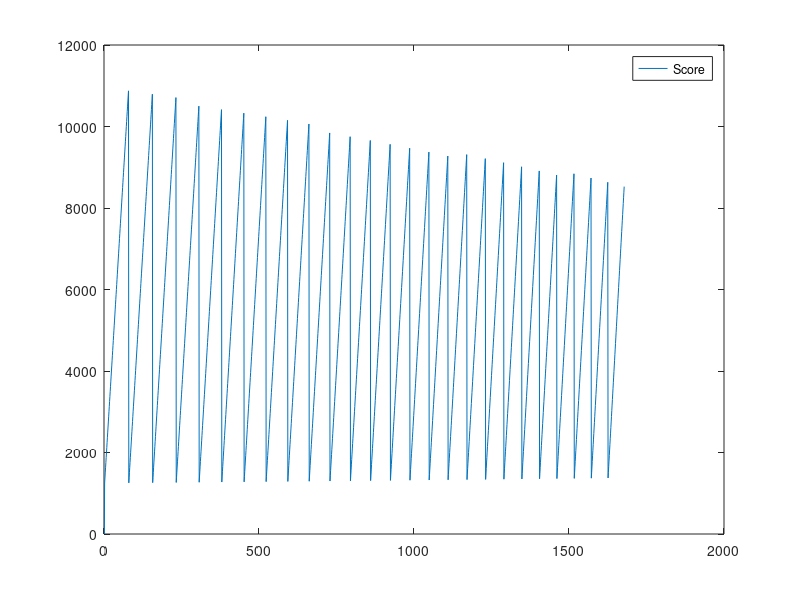
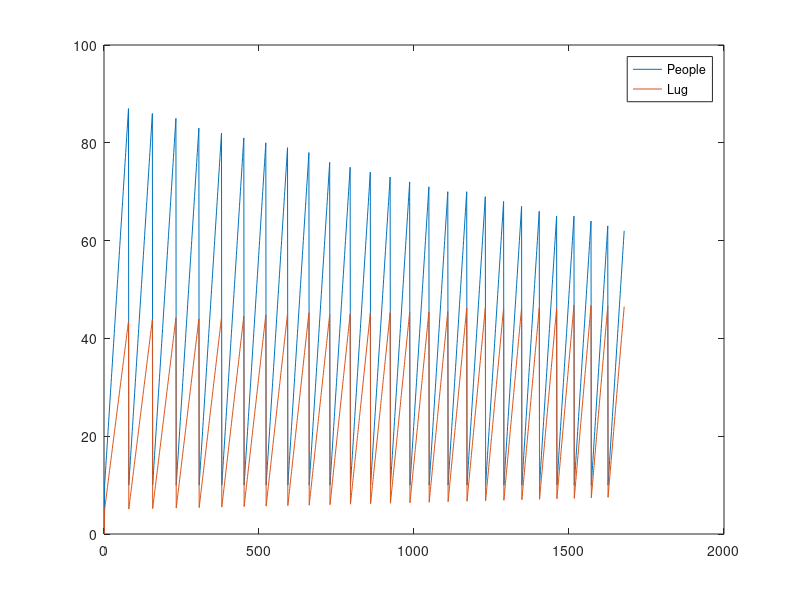

These charts were generated, in order, by the following MATLAB code:

clc;
clear all;

Score = 0;
People = 0;
Lug=0;

for i=.5:.01:.75
for P=10:1:100

C=P*i;
Q = (P*(.125))+(C);

if Q<55

S=(100*P)+(50*C);
    
Score = [Score S];
People = [People P];
Lug = [Lug C];
    
end 
end
end

figure (1)
plot(Score)
legend('Score')

figure (2)
plot(People)
hold on
plot(Lug)
hold on
legend('People','Lug')

WW = max(Score);
SCell=num2cell(Score);
L=cellfun(@(x) find(x==WW),SCell,'Un',0);
Location= find(not(cellfun('isempty',L)));

SL=Score(Location);
PL=People(Location);
LL=Lug(Location);
LR=LL/PL;
PW=55-LL;

TennisW = PL*.125;
Load = TennisW+LL;
planeW = 55-Load;

slx=['Max Score = $',num2str(SL)];
plx=['Max People = ',num2str(PL)];
llx=['Max Luggage = ',num2str(LL)];
lrx=['Luggage Ratio = ',num2str(LR)];
pwx=['Plane Weight = ',num2str(planeW)];

disp(slx)
disp(plx)
disp(llx)
disp(lrx)
disp(pwx)